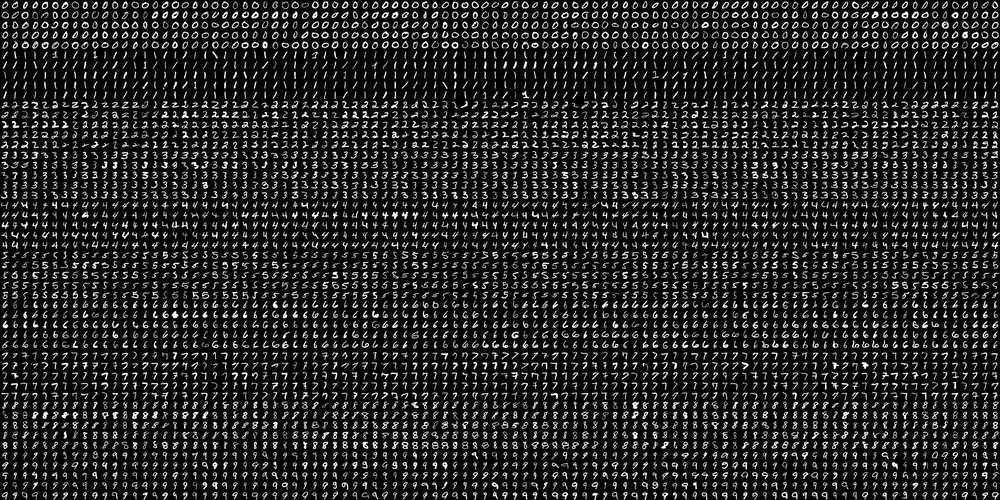
#> input picture OCR of Handwritten Digits/digits1.png, 1000 x 500 px, shrunk from 2000 x 1000 before the run
$ python main.py
#> lines starting #> are read from the running program, lines starting #| are printed output that depends on the picture
"""
Handwritten Digit Classification with k-Nearest Neighbors (OpenCV)
--------------------------------------------------------------------
Classifies handwritten digits using OpenCV's k-NN implementation on a
grid-of-digits sprite sheet (the classic 50x100 cell "digits.png" layout:
10 digit classes, arranged in row-blocks, split into train/test halves
by column). Covers data loading, training, prediction, accuracy, and
visualization.
"""

from dataclasses import dataclass

import numpy as np
import matplotlib.pyplot as plt
import cv2


@dataclass
class PipelineConfig:
    """Central place for the knobs used throughout the pipeline."""

    image_path: str = "digits1.png"
    num_rows: int = 50
    num_cols: int = 100
    num_classes: int = 10
    k_neighbors: int = 3


def load_digit_grid(cfg: PipelineConfig) -> np.ndarray:
    """Load the sprite sheet and convert it to grayscale."""
    image = cv2.imread(cfg.image_path)
    if image is None:
        raise FileNotFoundError(f"Could not read image at '{cfg.image_path}'")
    return cv2.cvtColor(image, cv2.COLOR_BGR2GRAY)


def split_into_cells(gray_image: np.ndarray, cfg: PipelineConfig) -> np.ndarray:
    """Split the grid image into individual digit cells: shape (rows, cols, cell_h, cell_w)."""
    rows = np.vsplit(gray_image, cfg.num_rows)
    cells = [np.hsplit(row, cfg.num_cols) for row in rows]
    return np.array(cells)


def prepare_datasets(cells: np.ndarray, cfg: PipelineConfig):
  half = cfg.num_cols // 2
  cell_h, cell_w = cells.shape[2], cells.shape[3]
  flat_dim = cell_h * cell_w

  train_data = np.ascontiguousarray(cells[:, :half].reshape(-1, flat_dim).astype(np.float32))
  test_data = np.ascontiguousarray(cells[:, half:].reshape(-1, flat_dim).astype(np.float32))

  samples_per_class = (cfg.num_rows // cfg.num_classes) * half
  classes = np.arange(cfg.num_classes)
  train_labels = np.repeat(classes, samples_per_class)[:, np.newaxis].astype(np.float32)
  test_labels = np.repeat(classes, samples_per_class)[:, np.newaxis].astype(np.float32)

  return train_data, test_data, train_labels, test_labels


def create_knn_classifier():
    """Create a cv2 KNearest instance, handling API differences across OpenCV versions."""
    try:
        return cv2.ml.KNearest.create()
    except AttributeError:
        try:
            return cv2.ml.KNearest_create()
        except AttributeError as exc:
            raise RuntimeError(
                "KNearest functionality not found in cv2.ml. Check your OpenCV installation."
            ) from exc


def train_and_predict(train_data, train_labels, test_data, cfg: PipelineConfig):
    """Train the k-NN model and predict labels for the test set."""
    print(f"train_data shape: {train_data.shape}, test_data shape: {test_data.shape}")
    knn = create_knn_classifier()
    knn.train(train_data, cv2.ml.ROW_SAMPLE, train_labels)
    _, predictions, _, _ = knn.findNearest(test_data, k=cfg.k_neighbors)
    return predictions


def compute_accuracy(predictions: np.ndarray, test_labels: np.ndarray) -> float:
    """Percentage of test samples correctly classified."""
    correct = np.count_nonzero(predictions == test_labels)
    return (correct * 100.0) / predictions.size


def show_sample_cell(cells: np.ndarray, row: int, col: int) -> None:
    """Display a single digit cell for a visual sanity check."""
    plt.imshow(cells[row, col], cmap="gray")
    plt.title(f"Sample cell — row {row}, col {col}")
    plt.axis("off")
    plt.show()


def plot_confusion_matrix(test_labels: np.ndarray, predictions: np.ndarray, cfg: PipelineConfig) -> None:
    """Render a confusion matrix heatmap for predicted vs. actual digit labels."""
    cm = np.zeros((cfg.num_classes, cfg.num_classes), dtype=int)
    for actual, pred in zip(test_labels.flatten(), predictions.flatten()):
        cm[int(actual), int(pred)] += 1

    plt.imshow(cm, cmap="Blues")
    plt.colorbar()
    plt.xlabel("Predicted")
    plt.ylabel("Actual")
    plt.title("Confusion Matrix")
    plt.xticks(range(cfg.num_classes))
    plt.yticks(range(cfg.num_classes))
    for i in range(cfg.num_classes):
        for j in range(cfg.num_classes):
            plt.text(j, i, cm[i, j], ha="center", va="center", color="black")
    plt.show()


def run_pipeline(cfg: PipelineConfig = PipelineConfig()) -> None:
    """Load data, train the k-NN classifier, evaluate, and visualize results."""
    gray_image = load_digit_grid(cfg)
#> in load_digit_grid, image is the input picture: shape (500, 1000, 3); min 0, max 255, mean 36.1
    cells = split_into_cells(gray_image, cfg)
#> in split_into_cells, `rows = np.vsplit(gray_image, cfg.num_rows)`: rows = 50 items

    show_sample_cell(cells, row=0, col=0)
#> in show_sample_cell, `plt.show()`:
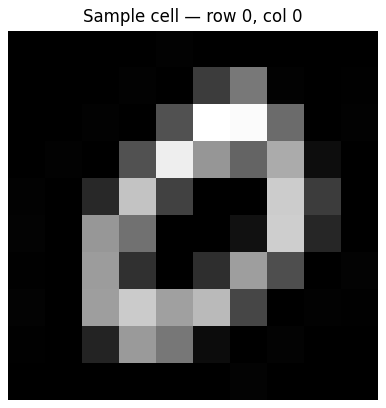
#> figure drawn by matplotlib, 1 panel

    train_data, test_data, train_labels, test_labels = prepare_datasets(cells, cfg)
#> in prepare_datasets, `train_data = np.ascontiguousarray(cells[:, :half].reshape(-1, flat_dim..`:
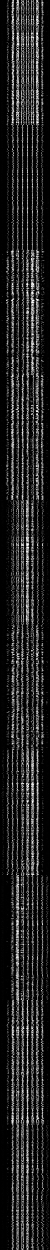
#> train_data: shape (2500, 100) float32 (shown at 1/2 size); min 0, max 255, mean 36.1
#> in prepare_datasets, `test_data = np.ascontiguousarray(cells[:, half:].reshape(-1, flat_dim)..`:
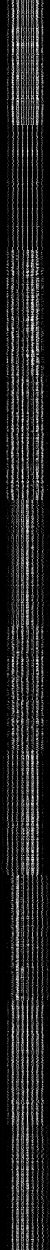
#> test_data: shape (2500, 100) float32 (shown at 1/2 size); min 0, max 255, mean 36.1
#> train_labels = 2500 values from 0 to 9; test_labels = 2500 values from 0 to 9

    predictions = train_and_predict(train_data, train_labels, test_data, cfg)
#| train_data shape: (2500, 100), test_data shape: (2500, 100)
#> in train_and_predict, `_, predictions, _, _ = knn.findNearest(test_data, k=cfg.k_neighbors)`: predictions = 2500 values, max 9 at index 368, min 0 at index 0, mean 4.53

    accuracy = compute_accuracy(predictions, test_labels)
#> in compute_accuracy, `correct = np.count_nonzero(predictions == test_labels)`: correct = 2321
#> accuracy = 92.84
    print(f"Accuracy: {accuracy:.2f}%")
#| Accuracy: 92.84%

    plot_confusion_matrix(test_labels, predictions, cfg)
#> in plot_confusion_matrix, `plt.show()`:
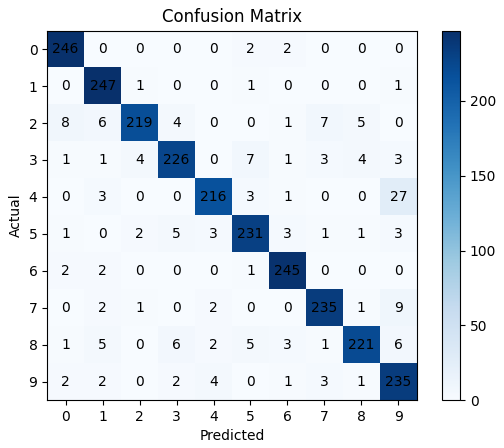
#> figure drawn by matplotlib, 2 panels


if __name__ == "__main__":
    run_pipeline()
